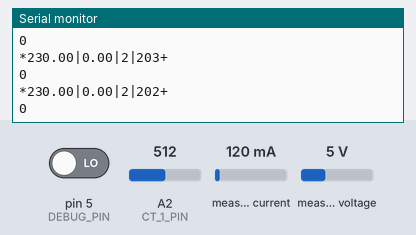
A sketch run on a simulated Arduino Uno, built with avr-gcc and run on an emulated ATmega328P. On the bench: the last lines printed to the serial monitor. The inputs (shaded band) are chosen by the test bench; at power-on: measured current 120 mA, measured voltage 5 V, pin 5 (DEBUG_PIN) LOW, A2 (CT_1_PIN) = 512.

Above: at 1.2 s.
1.3 s: measured current set to 500 mA
At 1.38 s:
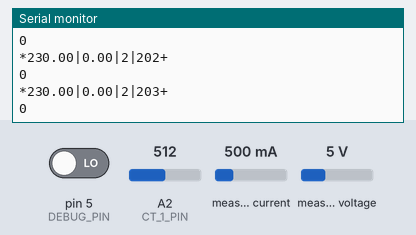
2.8 s: measured voltage set to 0.3 V
At 2.8 s:
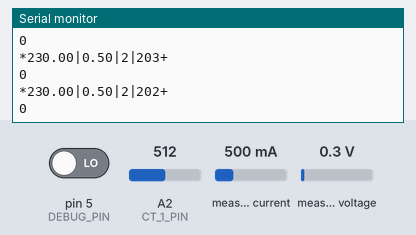
4.3 s: pin 5 (DEBUG_PIN) driven HIGH
At 4.63 s:
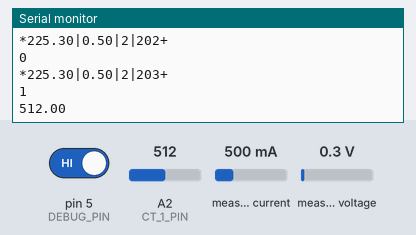
5.8 s: A2 (CT_1_PIN) set to 716
At 5.85 s:
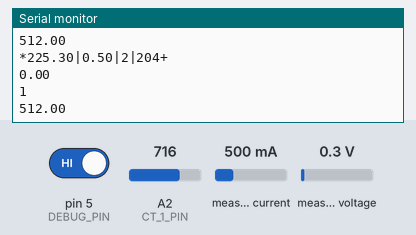
7.3 s: measured current set to 40 mA
At 7.48 s:
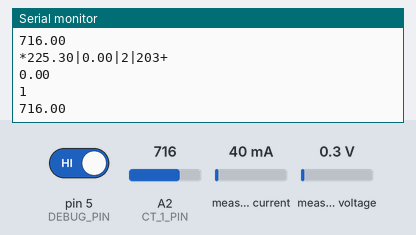
8.8 s: measured voltage set to 3.8 V
Timing chart, 0 to 11.8 s (numbered marks = the images above; inputs shaded):
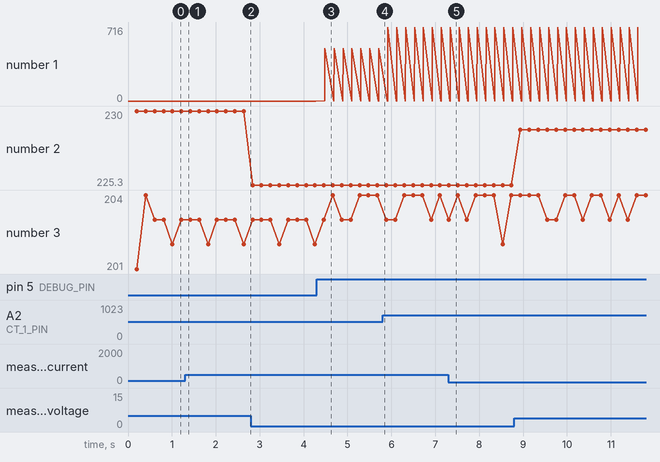

The sketch:

electrimate_arduino.ino
```cpp
#include "EmonLib.h"             // Include Emon Library


#define VOLT_CAL 152.7
#define CURRENT_CAL 37.5
#define CURRENT_CAL2 28.5

#define VOLTAGE_PIN 1
#define CT_1_PIN 2
#define CT_2_PIN 4
#define DEBUG_PIN 5

EnergyMonitor emon1;             // Create an instance
EnergyMonitor emon2;

long lastMillis = 0;
bool debug = false;

void setup()
{
  Serial.begin(9600);

  emon1.voltage(VOLTAGE_PIN, VOLT_CAL, 1.7);  // Voltage: input pin, calibration, phase_shift
  emon1.current(CT_1_PIN, CURRENT_CAL);       // Current: input pin, calibration.

  emon2.voltage(VOLTAGE_PIN, VOLT_CAL, 1.7);  // Voltage: input pin, calibration, phase_shift
  emon2.current(CT_2_PIN, CURRENT_CAL2);       // Current: input pin, calibration.

  pinMode(5, INPUT);

}

void printData(EnergyMonitor emon, int pin) {

  float supplyVoltage   = emon.Vrms;             //extract Vrms into Variable
  float Irms            = emon.Irms;             //extract Irms into Variable

  if (supplyVoltage < 215) {
    supplyVoltage = 0;
    Irms = 0;
  }
  if (Irms <= 0.15) {
    Irms = 0;
  }

  Serial.print("*");
  Serial.print(supplyVoltage);
  Serial.print("|");
  Serial.print(Irms);
  Serial.print("|");
  Serial.print(pin);
  Serial.print("|");
  long m = millis();
  Serial.print(m - lastMillis);
  Serial.println("+");
  lastMillis = m;

}

void debugPrint(float f) {
  if (debug)
    Serial.println(f);
}


void loop()
{
  Serial.println(digitalRead(DEBUG_PIN));
  if ( digitalRead(DEBUG_PIN) == 1 ) {
    debug = true;
  } else {
    false;
  }
  float r = analogRead(CT_1_PIN);
  debugPrint(r);
  if (r != 0.0) {
    emon1.calcVI(20, 2000);        // Calculate all. No.of half wavelengths (crossings), time-out
    printData(emon1, CT_1_PIN);
  }

  r = digitalRead(CT_2_PIN);
  debugPrint(r);
  if (r != 0.0) {
    emon2.calcVI(20, 2000);        // Calculate all. No.of half wavelengths (crossings), time-out
    printData(emon2, CT_2_PIN);
  }
}
```

Measured:
- after the input at 4.3 s, the serial monitor: prints a new line after 0.18 s (image 3)
- after the input at 7.3 s, the serial monitor: prints a new line at once (image 5)
- plotted number 1: 0 → 512 after the input at 4.3 s, 512 → 716 after the input at 5.8 s
- plotted number 2: 230 → 225.3 after the input at 2.8 s, 225.3 → 228.8 after the input at 8.8 s
- plotted number 3: 202 → 204 after the input at 4.3 s
